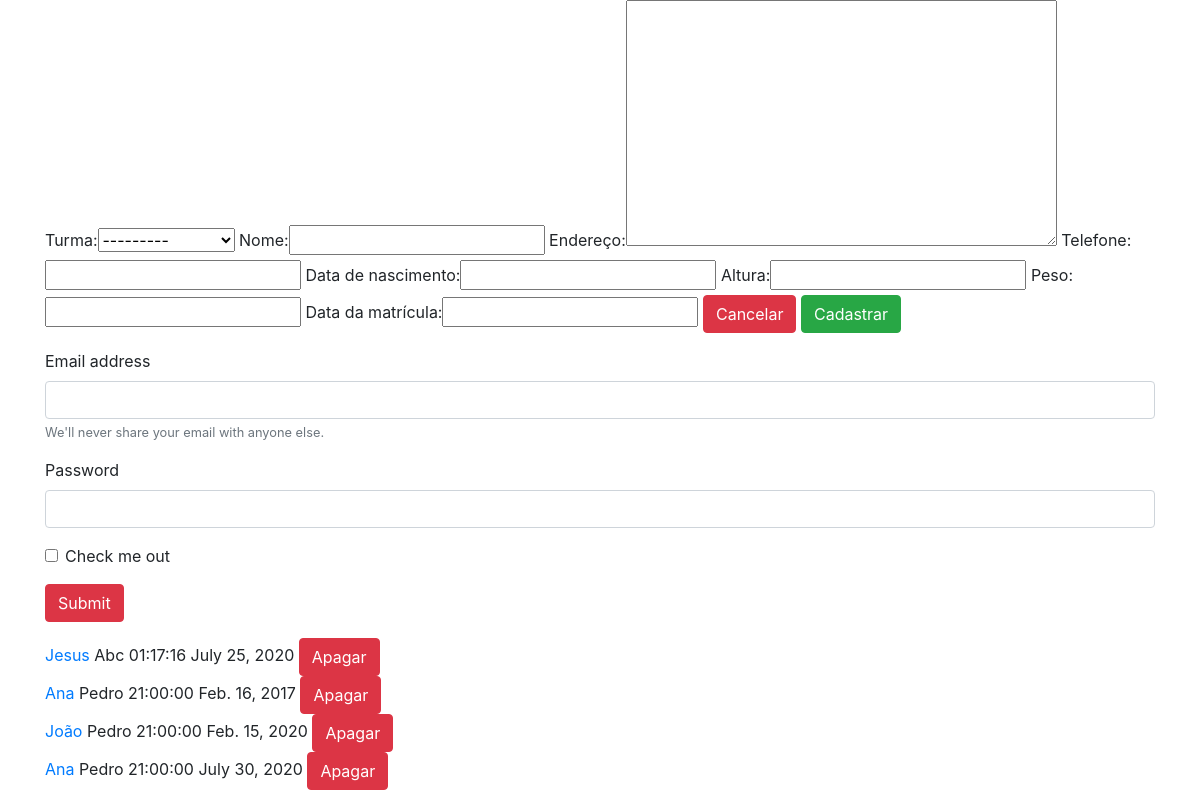
The page /aluno/ on the database as committed earlier.
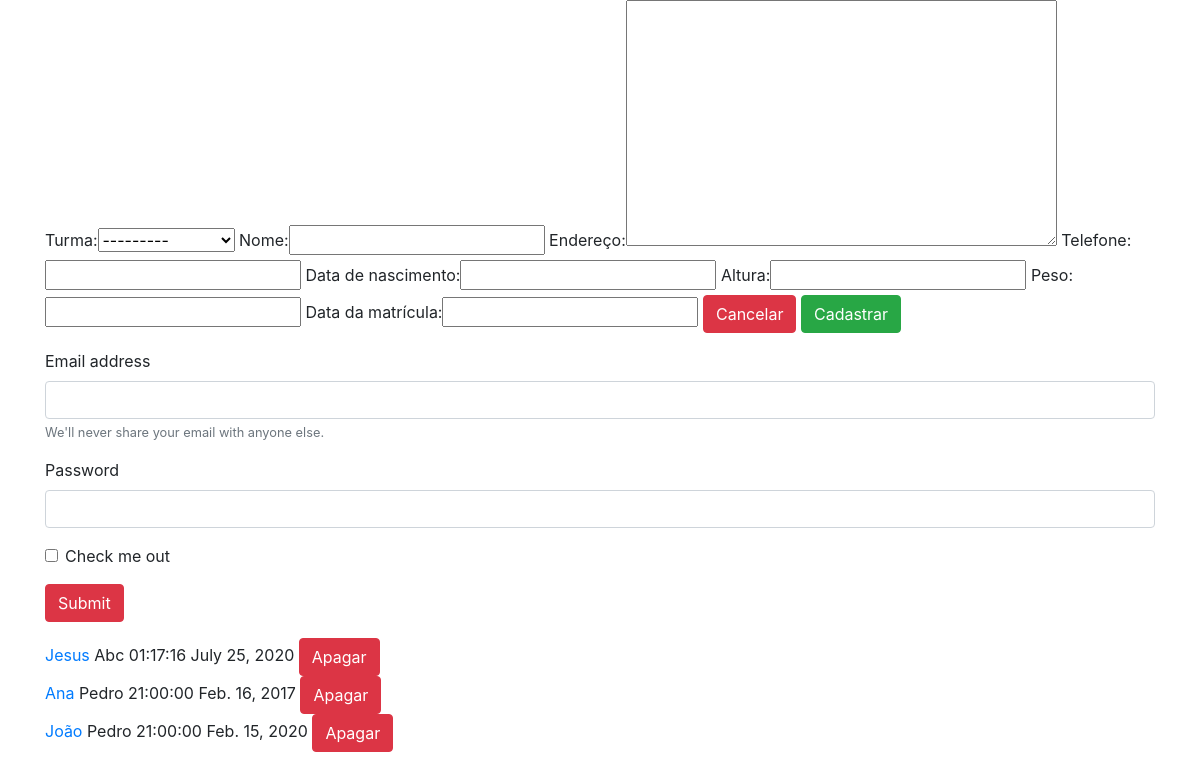
The same page on the database as committed later.
### processos/models.py (models this page shows, shortened)
class Aluno(models.Model):
    turma = models.ForeignKey(Turma, on_delete=models.CASCADE, related_name='Turma')
    nomeAl = models.CharField(('Nome'), max_length=50, null=True, blank=True)
    endereco = models.TextField('Endereço', null=True, blank=True)
    telefoneA = models.IntegerField('Telefone')
    dataNasc = models.DateField('Data de nascimento', blank=True, null=True)
    altura = models.DecimalField('Altura', max_digits=3, decimal_places=2)
    peso = models.IntegerField('Peso')
    dataMat = models.DateField('Data da matrícula', blank=True, null=True)

class Turma(models.Model):
    atividade = models.ForeignKey(Atividade, on_delete=models.CASCADE, related_name='Atividade')
    instrutor = models.ForeignKey(Instrutor, on_delete=models.CASCADE)
    horario = models.TimeField('Horário', blank =True, null=True)
    duracao = models.IntegerField('Duração')
    dataInicio = models.DateField('Data Início', blank=True, null=True)
    dataFim = models.DateField('Data Final', blank=True, null=True)
    def __str__(self):
        return self.instrutor.nome+" "+str(self.horario)

class Instrutor(models.Model):
    nome = models.CharField(('Nome'), max_length=50, null=True, blank=True)
    rg = models.IntegerField('RG')
    nascimento = models.DateField('Data de nascimento', blank=True, null=True)
    titulacao = models.IntegerField('Titulação')

### processos/views.py (the view)
# urls.py: path('aluno/', views.aluno, name='aluno'),
def aluno(request):
    aluno = Aluno.objects.all()
    if request.method == 'POST':
        form = AlunoForm(request.POST)
        if form.is_valid():
            form.save()
            return redirect('aluno')
    form = AlunoForm()
    context = {
        'form': form,
        'aluno': aluno
    }
    return render(request, 'aluno.html', context)

### processos/forms.py
class AlunoForm(forms.ModelForm):
    class Meta:
        model= Aluno
        fields='__all__'
        widgets = {
        }

### processos/templates/aluno.html (shortened to what this page needs)
<link rel="stylesheet" href="https://stackpath.bootstrapcdn.com/bootstrap/4.3.1/css/bootstrap.min.css">
<div class="container">
<form method="POST">
    {{ form }}
    <button type="button" class="btn btn-danger" data-dismiss="modal">Cancelar</button>
    <button type="submit" class="btn btn-success">Cadastrar</button>
</form>
<form>
  <div class="form-group">
    <label for="exampleInputEmail1">Email address</label>
    <input type="email" class="form-control" id="exampleInputEmail1" aria-describedby="emailHelp">
    <small id="emailHelp" class="form-text text-muted">We'll never share your email with anyone else.</small>
  </div>
  <div class="form-group">
    <label for="exampleInputPassword1">Password</label>
    <input type="password" class="form-control" id="exampleInputPassword1">
  </div>
  <div class="form-group form-check">
    <input type="checkbox" class="form-check-input" id="exampleCheck1">
    <label class="form-check-label" for="exampleCheck1">Check me out</label>
  </div>
  <button type="submit" class="btn btn-danger">Submit</button>
</form>
{% for u in aluno %}
<tr>
    <td><a href="{% url 'aluno_edit' u.id %}">{{ u.nomeAl }}</a></td>
    <td>{{ u.turma }}</td>
    <td>{{ u.dataMat }}</td>
    <a href="{% url 'aluno_delete' u.id %}">
     <button type="button" class="btn btn-xs btn-danger">Apagar</button>
    </a> <br>
</tr>
{% endfor %}
</div>

Rows that differ between the two databases and show on the page:
removed Aluno: nomeAl "Ana", turma "Pedro 21:00:00", dataMat "July 30, 2020"
